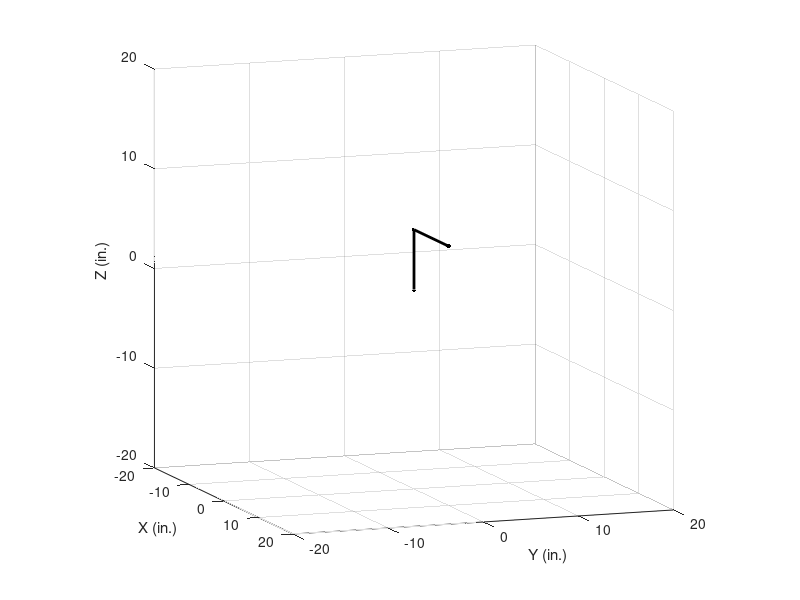

MATLAB code to generate this figure: (Note: this script raises an error after producing the figure.)
%% Helper script to visualize forward kinematics of a lynx robot
% Fill in your code for the lynx_fk function before executing this script!

close all
pause on;  % Set this to on if you want to watch the animation
GraphingTimeDelay = 0.05; % The length of time that Matlab should pause between positions when graphing, if at all, in seconds.
totalTimeSteps = 100; % Number of steps in the animation

% Generate the starting and final joint angles, and gripper distance
% Set values manually, or randomise as shown below
q01 = 0;
q02 = 0;
q03 = -pi/2;
q04 = 0;
q05 = 0;
q06 = 0;
g0 = 2;

q11 = 0;
q12 = 0;
q13 = -pi/2;
q14 = 0;
q15 = -pi/2;
q16 = 0;
g1 = 0;

% Use below code if you want to randomise
%  q01 = rand(1) * 2 * pi;
% q02 = rand(1) * 2 * pi;
%  q03 = rand(1) * 2 * pi;
%  q04 = rand(1) * 2 * pi;
% q05 = rand(1) * 2 * pi;
%  q06 = rand(1) * 2 * pi;
%  g0 = rand(1) * 2;
 
%  q11 = rand(1) * 2 * pi;
%  q12 = rand(1) * 2 * pi;
%  q13 = rand(1) * 2 * pi;
%  q14 = rand(1) * 2 * pi;
%  q15 = rand(1) * 2 * pi;
%  q16 = rand(1) * 2 * pi;
%  g1 = 0;

% Setup plot
figure
scale_f = 20;
axis vis3d
axis(scale_f*[-1 1 -1 1 -1 1])
grid on
view(70,10)
xlabel('X (in.)')
ylabel('Y (in.)')
zlabel('Z (in.)')

% Plot robot initially
hold on
hrobot = plot3([0 0 10], [0 0 0], [0 6 6],'k.-','linewidth',2,'markersize',10);

% Animate the vector
pause(GraphingTimeDelay);
for i = 1:totalTimeSteps
   
    t = i/totalTimeSteps;
    pos = puma_pos(q01*(1-t) + q11*(t), q02*(1-t) + q12*(t), q03*(1-t) + q13*(t), ...
        q04*(1-t) + q14*(t), q05*(1-t) + q15*(t), q06*(t) + q16*(t), g0*(1-t) + g1*(t));
    set(hrobot,'xdata',pos(:, 1)', 'ydata',pos(:, 2)', 'zdata',pos(:, 3)');
    
    pause(GraphingTimeDelay);
end